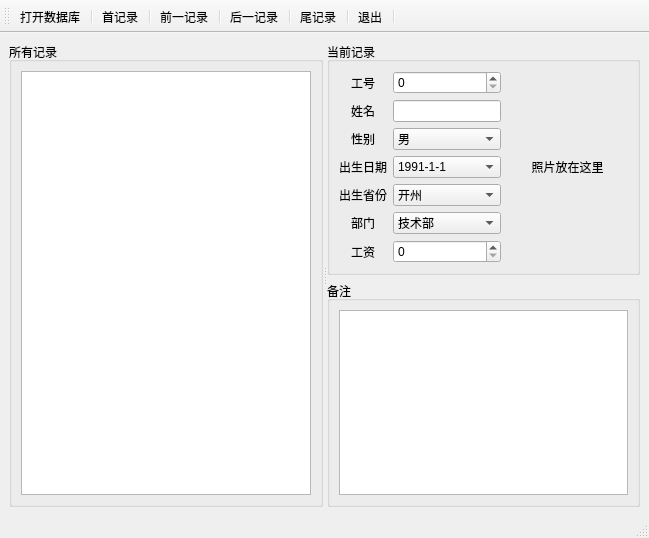
<?xml version="1.0" encoding="UTF-8"?>
<ui version="4.0">
 <class>MainWindow</class>
 <widget class="QMainWindow" name="MainWindow">
  <property name="geometry">
   <rect>
    <x>0</x>
    <y>0</y>
    <width>649</width>
    <height>538</height>
   </rect>
  </property>
  <property name="windowTitle">
   <string>MainWindow</string>
  </property>
  <widget class="QWidget" name="centralwidget">
   <layout class="QGridLayout" name="gridLayout_5">
    <item row="0" column="0">
     <widget class="QSplitter" name="splitter">
      <property name="orientation">
       <enum>Qt::Horizontal</enum>
      </property>
      <widget class="QGroupBox" name="groupBox_3">
       <property name="title">
        <string>所有记录</string>
       </property>
       <layout class="QGridLayout" name="gridLayout_4">
        <item row="0" column="0">
         <widget class="QTableView" name="tableView"/>
        </item>
       </layout>
      </widget>
      <widget class="QWidget" name="layoutWidget">
       <layout class="QVBoxLayout" name="verticalLayout">
        <item>
         <widget class="QGroupBox" name="groupBox">
          <property name="title">
           <string>当前记录</string>
          </property>
          <layout class="QGridLayout" name="gridLayout_2" columnstretch="0,0">
           <item row="0" column="0">
            <layout class="QGridLayout" name="gridLayout">
             <item row="0" column="0">
              <widget class="QLabel" name="label">
               <property name="text">
                <string>工号</string>
               </property>
               <property name="alignment">
                <set>Qt::AlignCenter</set>
               </property>
              </widget>
             </item>
             <item row="0" column="1" colspan="2">
              <widget class="QSpinBox" name="ID"/>
             </item>
             <item row="1" column="0">
              <widget class="QLabel" name="label_2">
               <property name="text">
                <string>姓名</string>
               </property>
               <property name="alignment">
                <set>Qt::AlignCenter</set>
               </property>
              </widget>
             </item>
             <item row="1" column="1" colspan="2">
              <widget class="QLineEdit" name="name"/>
             </item>
             <item row="3" column="0">
              <widget class="QLabel" name="label_4">
               <property name="text">
                <string>出生日期</string>
               </property>
               <property name="alignment">
                <set>Qt::AlignCenter</set>
               </property>
              </widget>
             </item>
             <item row="3" column="1" colspan="2">
              <widget class="QComboBox" name="birthday">
               <item>
                <property name="text">
                 <string>1991-1-1</string>
                </property>
               </item>
               <item>
                <property name="text">
                 <string>2002-2-2</string>
                </property>
               </item>
               <item>
                <property name="text">
                 <string>2001-1-1</string>
                </property>
               </item>
              </widget>
             </item>
             <item row="4" column="0">
              <widget class="QLabel" name="label_5">
               <property name="text">
                <string>出生省份</string>
               </property>
               <property name="alignment">
                <set>Qt::AlignCenter</set>
               </property>
              </widget>
             </item>
             <item row="4" column="1" colspan="2">
              <widget class="QComboBox" name="birthProvince">
               <item>
                <property name="text">
                 <string>开州</string>
                </property>
               </item>
               <item>
                <property name="text">
                 <string>河南</string>
                </property>
               </item>
               <item>
                <property name="text">
                 <string>潜江</string>
                </property>
               </item>
               <item>
                <property name="text">
                 <string>嘉兴</string>
                </property>
               </item>
              </widget>
             </item>
             <item row="5" column="0">
              <widget class="QLabel" name="label_6">
               <property name="text">
                <string>部门</string>
               </property>
               <property name="alignment">
                <set>Qt::AlignCenter</set>
               </property>
              </widget>
             </item>
             <item row="5" column="1" colspan="2">
              <widget class="QComboBox" name="department">
               <item>
                <property name="text">
                 <string>技术部</string>
                </property>
               </item>
               <item>
                <property name="text">
                 <string>销售部</string>
                </property>
               </item>
               <item>
                <property name="text">
                 <string>市场部</string>
                </property>
               </item>
              </widget>
             </item>
             <item row="6" column="0">
              <widget class="QLabel" name="label_7">
               <property name="text">
                <string>工资</string>
               </property>
               <property name="alignment">
                <set>Qt::AlignCenter</set>
               </property>
              </widget>
             </item>
             <item row="6" column="1" colspan="2">
              <widget class="QSpinBox" name="salary">
               <property name="maximum">
                <number>500000</number>
               </property>
              </widget>
             </item>
             <item row="2" column="0">
              <widget class="QLabel" name="label_3">
               <property name="text">
                <string>性别</string>
               </property>
               <property name="alignment">
                <set>Qt::AlignCenter</set>
               </property>
              </widget>
             </item>
             <item row="2" column="1" colspan="2">
              <widget class="QComboBox" name="sex">
               <item>
                <property name="text">
                 <string>男</string>
                </property>
               </item>
               <item>
                <property name="text">
                 <string>女</string>
                </property>
               </item>
              </widget>
             </item>
            </layout>
           </item>
           <item row="0" column="1">
            <widget class="QLabel" name="photo">
             <property name="text">
              <string>照片放在这里</string>
             </property>
             <property name="alignment">
              <set>Qt::AlignCenter</set>
             </property>
            </widget>
           </item>
          </layout>
         </widget>
        </item>
        <item>
         <widget class="QGroupBox" name="groupBox_2">
          <property name="title">
           <string>备注</string>
          </property>
          <layout class="QGridLayout" name="gridLayout_3">
           <item row="0" column="0">
            <widget class="QTextEdit" name="memo"/>
           </item>
          </layout>
         </widget>
        </item>
       </layout>
      </widget>
     </widget>
    </item>
   </layout>
  </widget>
  <widget class="QStatusBar" name="statusbar"/>
  <widget class="QToolBar" name="toolBar">
   <property name="windowTitle">
    <string>toolBar</string>
   </property>
   <property name="toolButtonStyle">
    <enum>Qt::ToolButtonTextUnderIcon</enum>
   </property>
   <attribute name="toolBarArea">
    <enum>TopToolBarArea</enum>
   </attribute>
   <attribute name="toolBarBreak">
    <bool>false</bool>
   </attribute>
   <addaction name="actOpenDB"/>
   <addaction name="separator"/>
   <addaction name="actRectFirst"/>
   <addaction name="separator"/>
   <addaction name="actRectprevious"/>
   <addaction name="separator"/>
   <addaction name="actRectNext"/>
   <addaction name="separator"/>
   <addaction name="actRecLast"/>
   <addaction name="separator"/>
   <addaction name="actQuit"/>
   <addaction name="separator"/>
  </widget>
  <action name="actOpenDB">
   <property name="icon">
    <iconset resource="res.qrc">
     <normaloff>:/images/open.png</normaloff>:/images/open.png</iconset>
   </property>
   <property name="text">
    <string>打开数据库</string>
   </property>
  </action>
  <action name="actQuit">
   <property name="icon">
    <iconset resource="res.qrc">
     <normaloff>:/images/exit.png</normaloff>:/images/exit.png</iconset>
   </property>
   <property name="text">
    <string>退出</string>
   </property>
  </action>
  <action name="actRectFirst">
   <property name="icon">
    <iconset resource="res.qrc">
     <normaloff>:/images/first.png</normaloff>:/images/first.png</iconset>
   </property>
   <property name="text">
    <string>首记录</string>
   </property>
  </action>
  <action name="actRectprevious">
   <property name="icon">
    <iconset resource="res.qrc">
     <normaloff>:/images/previous.png</normaloff>:/images/previous.png</iconset>
   </property>
   <property name="text">
    <string>前一记录</string>
   </property>
  </action>
  <action name="actRectNext">
   <property name="icon">
    <iconset resource="res.qrc">
     <normaloff>:/images/next.png</normaloff>:/images/next.png</iconset>
   </property>
   <property name="text">
    <string>后一记录</string>
   </property>
  </action>
  <action name="actRecLast">
   <property name="icon">
    <iconset resource="res.qrc">
     <normaloff>:/images/last.png</normaloff>:/images/last.png</iconset>
   </property>
   <property name="text">
    <string>尾记录</string>
   </property>
  </action>
 </widget>
 <resources>
  <include location="res.qrc"/>
 </resources>
 <connections>
  <connection>
   <sender>actQuit</sender>
   <signal>triggered()</signal>
   <receiver>MainWindow</receiver>
   <slot>close()</slot>
   <hints>
    <hint type="sourcelabel">
     <x>-1</x>
     <y>-1</y>
    </hint>
    <hint type="destinationlabel">
     <x>324</x>
     <y>268</y>
    </hint>
   </hints>
  </connection>
 </connections>
</ui>
